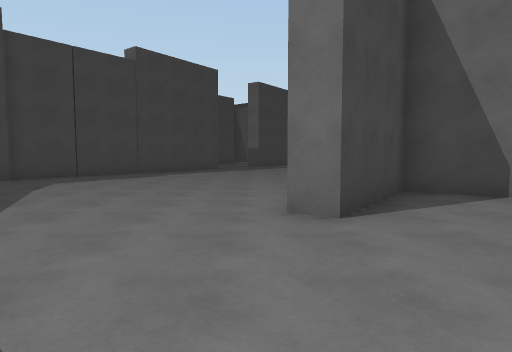
View 1 (above)

17 first-person views from a walk through a Unity game level. The camera is 1.4 m above the floor, tilts 4° down and sees 75° across. The floor is counted in squares, 2 m on a side. Each view is taken from the middle of a square. On the plan, view 1 faces up. The plan holds only what a view shows up to about 10 squares ahead; the rest is blank. The place goes on beyond the plan. The player is left out.

View 2
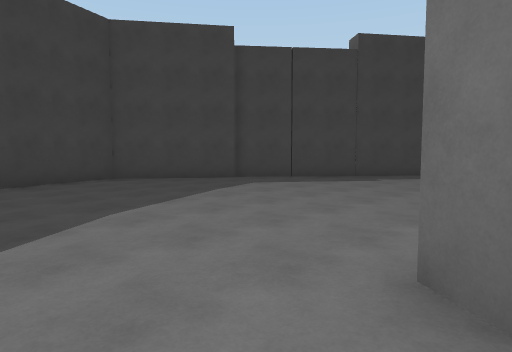

View 3
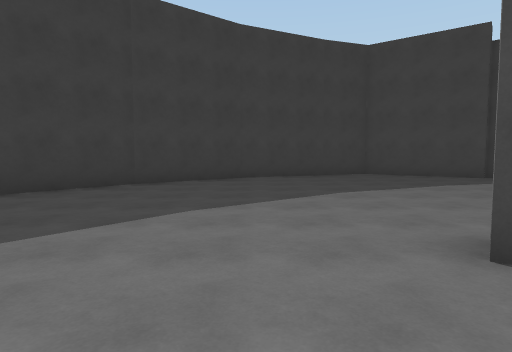

View 4
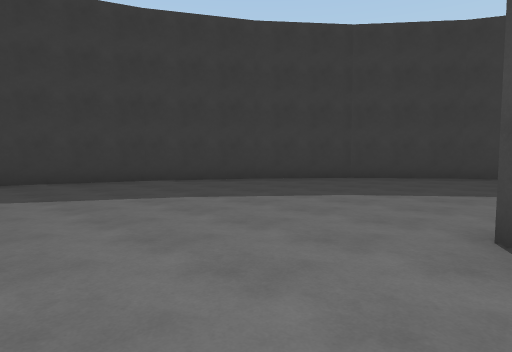

View 5
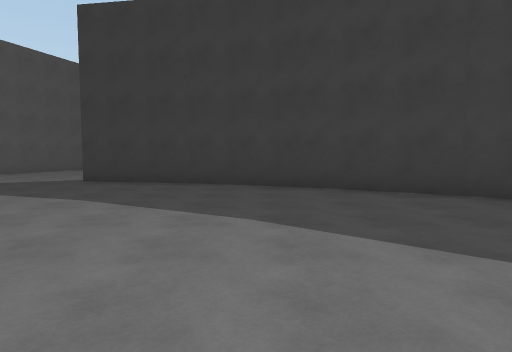

View 6
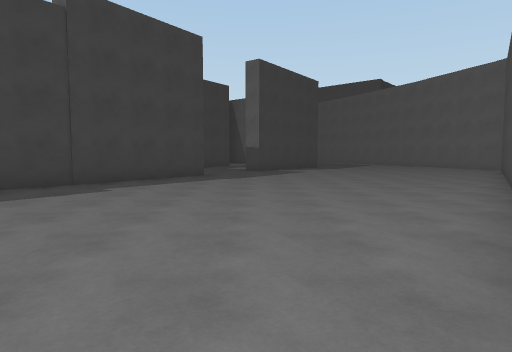

View 7
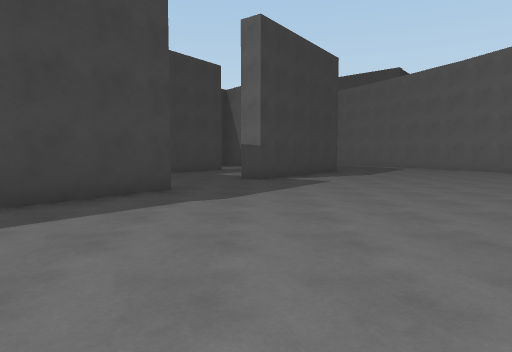

View 8
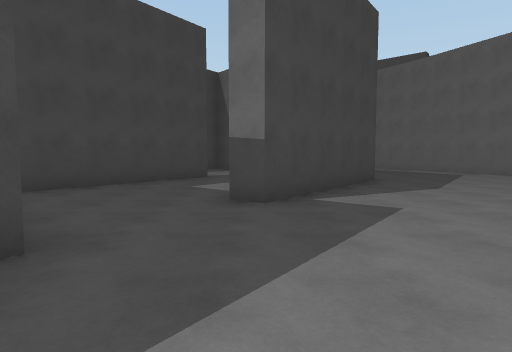

View 9
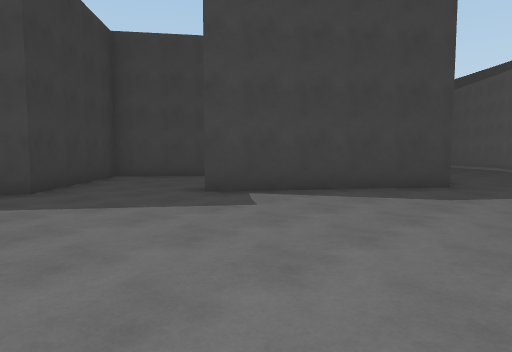

View 10
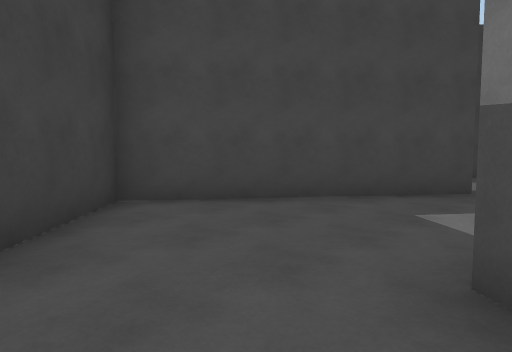

View 11
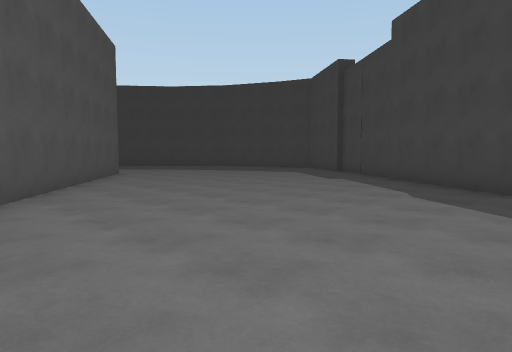

View 12
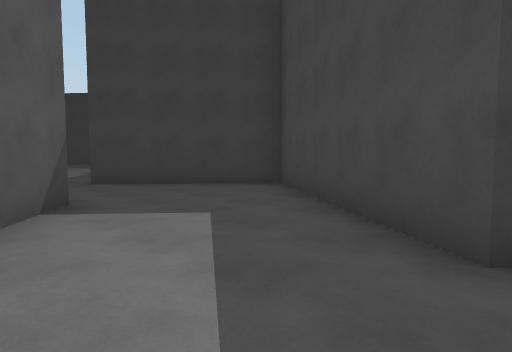

View 13
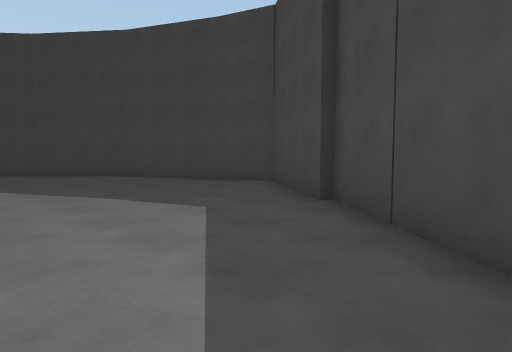

View 14
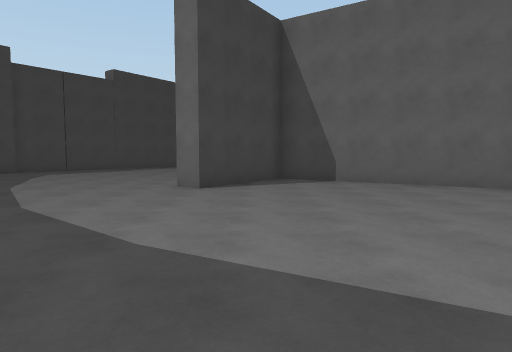

View 15
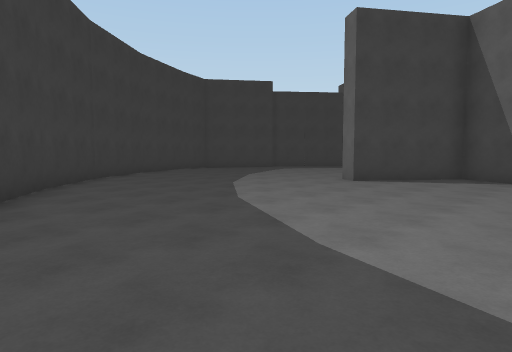

View 16
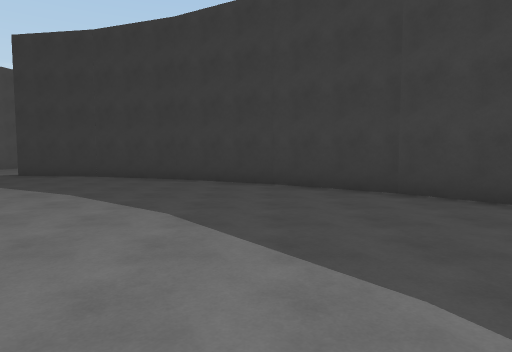

View 17
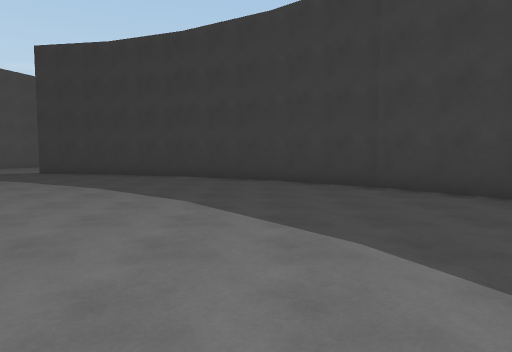

### Floor plan
Points are (right, up) in squares from view 1. A wall is a line through its corners. A room is listed if a view was taken in it or the views show most of it. See-through windows are left out.
Room 1 (views 1, 2, 3, 4, 5, 6, 7, 8, 9, 10, 11, 12, 13, 14, 15, 16, 17)
walls: (1, 4.8) (4.3, 9.6); (5.6, 4.2) (2.7, 6) (0.9, 3.5) (0.3, 3.9); (-6.3, 1.7) (-4.4, -0.8); (-4.5, -0.6) (-2.3, -2.5); (-2.4, -2.4) (0.1, -3.8) (2.7, -4.7); (2.5, -4.7) (5.2, -5.1); (3.1, 20.6) (0.1, 16.6) (-0.4, 17) (0.5, 18.2); (-1.4, 21.7) (-4.8, 17) (-1.6, 14.2) (-8, 5.6) (-7.5, 4.1) (-6.3, 1.6)
ways out: gap at (-2, 22); gap at (5, -5)

Where each view was taken, in squares from view 1:
view 1: 0 up, 0 right, facing up
view 2: 2 up, 1 right, facing up-left
view 3: 2 up, 3 right, facing left
view 4: 4 up, 4 right, facing down-left
view 5: 3 up, 1 right, facing down
view 6: 4 up, 0 right, facing up
view 7: 8 up, 0 right, facing up
view 8: 12 up, 0 right, facing up
view 9: 13 up, 5 right, facing up-left
view 10: 15 up, 0 right, facing up-left
view 11: 15 up, 5 right, facing down-left
view 12: 22 up, 1 right, facing down-left
view 13: 11 up, 2 left, facing down-left
view 14: 3 down, 2 right, facing up
view 15: 4 down, 5 right, facing up-left
view 16: 5 up, 2 left, facing down
view 17: 6 up, 2 left, facing down
